Frame 1 (no input): blank canvas, image omitted
Frame 60 (the mouse pressed at the canvas centre just before this capture): blank canvas, image omitted
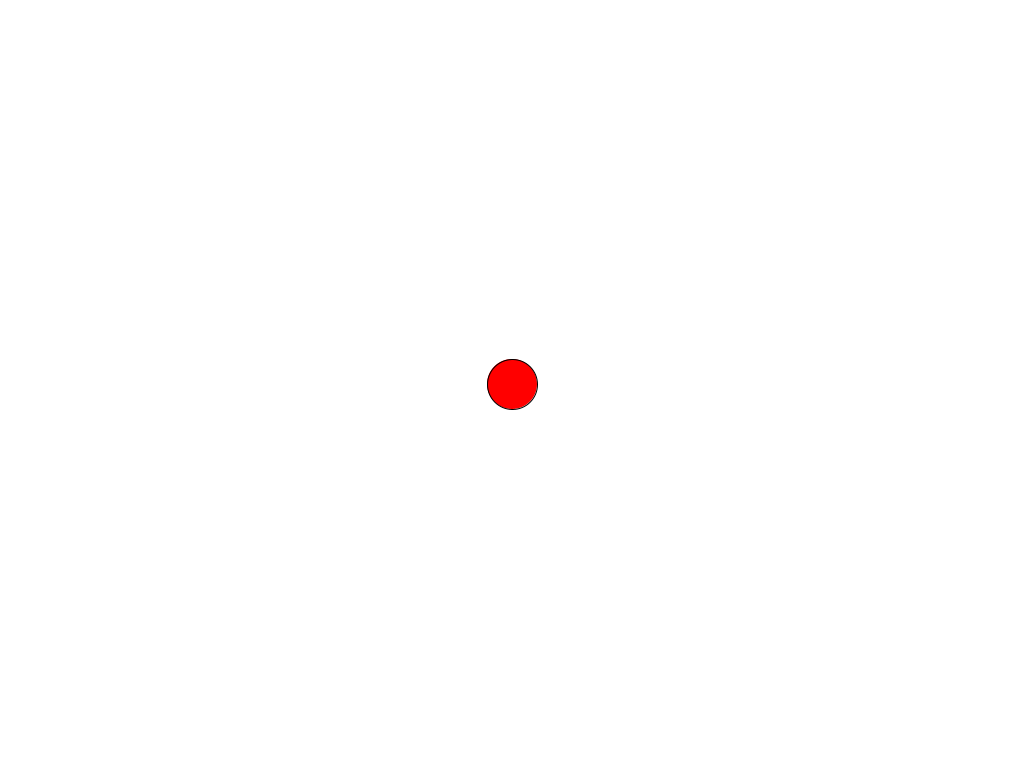
Frame 120 (the mouse held since frame 60 and released just before this capture)

The Processing sketch whose frames 1 and 60 were blank and that drew this single picture after the mouse press (run headless with seeded random() and noise(); from frame 60 on, the mouse is pressed at the canvas centre):

// Processing sketch: mouse_follow_pressed
// ── mouse_follow_pressed.pde
void setup(){
  size(1024,768);
}

void draw(){
  background(255);
  if (mousePressed == true) {
    fill(255,0,0);
  } else {
    fill(255);
  }
  ellipse(mouseX, mouseY, 50,50);

}
